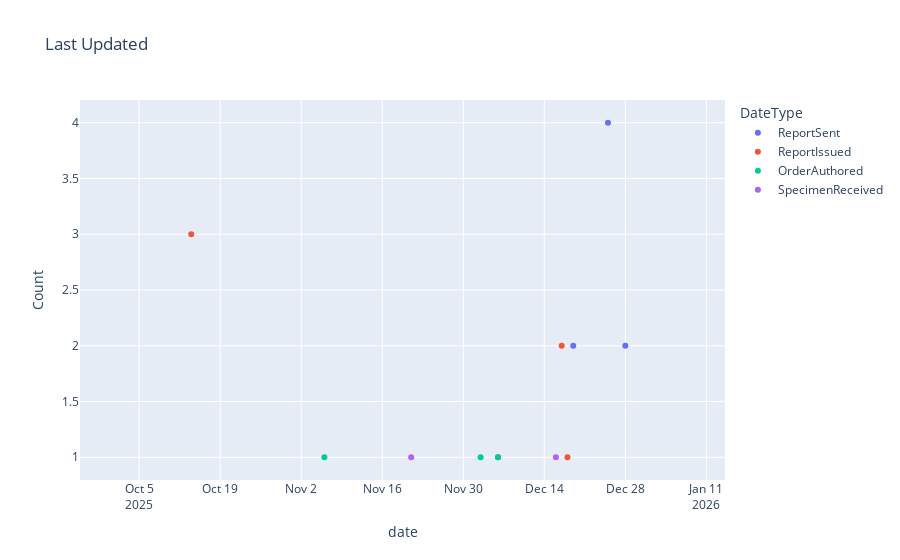
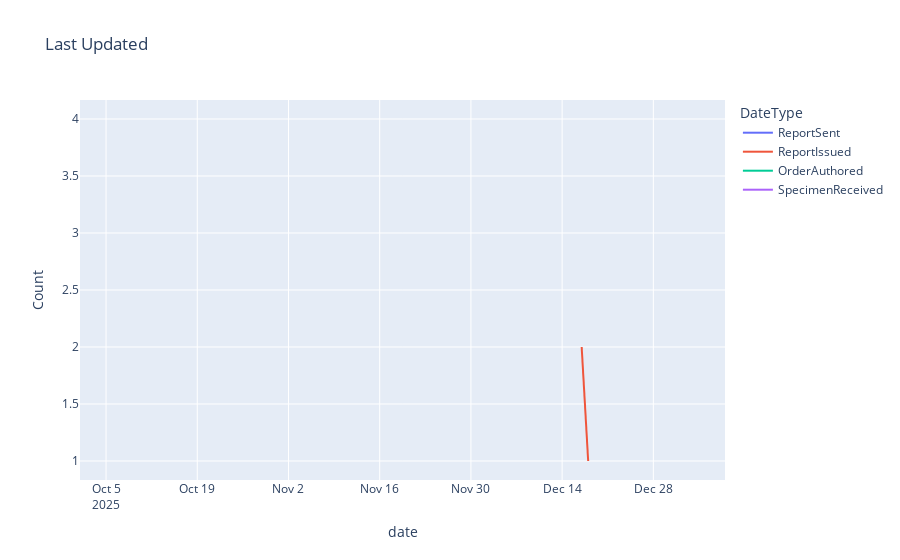

The code cell stored with these charts, in order, in its notebook:
### Code cell
dti = pd.date_range("2025-10-01", periods=100, freq="d").to_frame(index=False, name="date")
dti['date'] = dti['date'].dt.date

df['ReportSentDT'] = df['ReportLastUpdatedDate'].dt.date
df['ReportIssuedDT'] = df['ReportIssuedDate'].dt.date
df['OrderAuthoredDT'] = df['OrderAuthoredOnDate'].dt.date
df['SpecimenReceivedDT'] = df['SpecimenReceivedDate'].dt.date

dfA = df.groupby(['ReportSentDT']).size().reset_index(name='ReportSent')
dfB = df.groupby(['ReportIssuedDT']).size().reset_index(name='ReportIssued')
dfC = df.groupby(['OrderAuthoredDT']).size().reset_index(name='OrderAuthored')
dfD = df.groupby(['SpecimenReceivedDT']).size().reset_index(name='SpecimenReceived')

df_merged = pd.merge(dti, dfA, left_on='date', right_on='ReportSentDT', how='left')
df_merged = pd.merge(df_merged, dfB, left_on='date', right_on='ReportIssuedDT', how='left')
df_merged = pd.merge(df_merged, dfC, left_on='date', right_on='OrderAuthoredDT', how='left')
df_merged = pd.merge(df_merged, dfD, left_on='date', right_on='SpecimenReceivedDT', how='left')
df_merged.drop(columns=['ReportSentDT', 'ReportIssuedDT', 'OrderAuthoredDT','SpecimenReceivedDT'], inplace=True)

dfmelt = df_merged.melt(id_vars=["date"],
        var_name="DateType",
        value_name="Count")

#dfmelt = dfmelt.groupby(['date', 'Value', 'DateType']).size().reset_index(name='counts')

fig = px.scatter(dfmelt,x="date", y="Count", color="DateType",  title="Last Updated")
fig.show()

fig = px.line(dfmelt,x="date", y="Count", color="DateType",  title="Last Updated")
fig.show()

dfmelt

### Figure 1 — Plotly figure (JSON) as saved in the notebook; plotly's stock layout.template omitted (floating-point values rounded to 4 significant figures)
{"data": [{"hovertemplate": "DateType=ReportSent<br>date=%{x}<br>Count=%{y}<extra></extra>", "legendgroup": "ReportSent", "marker": {"color": "#636efa", "symbol": "circle"}, "mode": "markers", "name": "ReportSent", "orientation": "v", "showlegend": true, "x": ["2025-10-01", "2025-10-02", "2025-10-03", "2025-10-04", "2025-10-05", "2025-10-06", "2025-10-07", "2025-10-08", "2025-10-09", "2025-10-10", "2025-10-11", "2025-10-12", "2025-10-13", "2025-10-14", "2025-10-15", "2025-10-16", "2025-10-17", "2025-10-18", "2025-10-19", "2025-10-20", "2025-10-21", "2025-10-22", "2025-10-23", "2025-10-24", "2025-10-25", "2025-10-26", "2025-10-27", "2025-10-28", "2025-10-29", "2025-10-30", "2025-10-31", "2025-11-01", "2025-11-02", "2025-11-03", "2025-11-04", "2025-11-05", "2025-11-06", "2025-11-07", "2025-11-08", "2025-11-09", "2025-11-10", "2025-11-11", "2025-11-12", "2025-11-13", "2025-11-14", "2025-11-15", "2025-11-16", "2025-11-17", "2025-11-18", "2025-11-19", "2025-11-20", "2025-11-21", "2025-11-22", "2025-11-23", "2025-11-24", "2025-11-25", "2025-11-26", "2025-11-27", "2025-11-28", "2025-11-29", "2025-11-30", "2025-12-01", "2025-12-02", "2025-12-03", "2025-12-04", "2025-12-05", "2025-12-06", "2025-12-07", "2025-12-08", "2025-12-09", "2025-12-10", "2025-12-11", "2025-12-12", "2025-12-13", "2025-12-14", "2025-12-15", "2025-12-16", "2025-12-17", "2025-12-18", "2025-12-19", "2025-12-20", "2025-12-21", "2025-12-22", "2025-12-23", "2025-12-24", "2025-12-25", "2025-12-26", "2025-12-27", "2025-12-28", "2025-12-29", "2025-12-30", "2025-12-31", "2026-01-01", "2026-01-02", "2026-01-03", "2026-01-04", "2026-01-05", "2026-01-06", "2026-01-07", "2026-01-08"], "xaxis": "x", "y": [NaN, NaN, NaN, NaN, NaN, NaN, NaN, NaN, NaN, NaN, NaN, NaN, NaN, NaN, NaN, NaN, NaN, NaN, NaN, NaN, NaN, NaN, NaN, NaN, NaN, NaN, NaN, NaN, NaN, NaN, NaN, NaN, NaN, NaN, NaN, NaN, NaN, NaN, NaN, NaN, NaN, NaN, NaN, NaN, NaN, NaN, NaN, NaN, NaN, NaN, NaN, NaN, NaN, NaN, NaN, NaN, NaN, NaN, NaN, NaN, NaN, NaN, NaN, NaN, NaN, NaN, NaN, NaN, NaN, NaN, NaN, NaN, NaN, NaN, NaN, NaN, NaN, NaN, NaN, 2.0, NaN, NaN, NaN, NaN, NaN, 4.0, NaN, NaN, 2.0, NaN, NaN, NaN, NaN, NaN, NaN, NaN, NaN, NaN, NaN, NaN], "yaxis": "y", "type": "scatter"}, {"hovertemplate": "DateType=ReportIssued<br>date=%{x}<br>Count=%{y}<extra></extra>", "legendgroup": "ReportIssued", "marker": {"color": "#EF553B", "symbol": "circle"}, "mode": "markers", "name": "ReportIssued", "orientation": "v", "showlegend": true, "x": ["2025-10-01", "2025-10-02", "2025-10-03", "2025-10-04", "2025-10-05", "2025-10-06", "2025-10-07", "2025-10-08", "2025-10-09", "2025-10-10", "2025-10-11", "2025-10-12", "2025-10-13", "2025-10-14", "2025-10-15", "2025-10-16", "2025-10-17", "2025-10-18", "2025-10-19", "2025-10-20", "2025-10-21", "2025-10-22", "2025-10-23", "2025-10-24", "2025-10-25", "2025-10-26", "2025-10-27", "2025-10-28", "2025-10-29", "2025-10-30", "2025-10-31", "2025-11-01", "2025-11-02", "2025-11-03", "2025-11-04", "2025-11-05", "2025-11-06", "2025-11-07", "2025-11-08", "2025-11-09", "2025-11-10", "2025-11-11", "2025-11-12", "2025-11-13", "2025-11-14", "2025-11-15", "2025-11-16", "2025-11-17", "2025-11-18", "2025-11-19", "2025-11-20", "2025-11-21", "2025-11-22", "2025-11-23", "2025-11-24", "2025-11-25", "2025-11-26", "2025-11-27", "2025-11-28", "2025-11-29", "2025-11-30", "2025-12-01", "2025-12-02", "2025-12-03", "2025-12-04", "2025-12-05", "2025-12-06", "2025-12-07", "2025-12-08", "2025-12-09", "2025-12-10", "2025-12-11", "2025-12-12", "2025-12-13", "2025-12-14", "2025-12-15", "2025-12-16", "2025-12-17", "2025-12-18", "2025-12-19", "2025-12-20", "2025-12-21", "2025-12-22", "2025-12-23", "2025-12-24", "2025-12-25", "2025-12-26", "2025-12-27", "2025-12-28", "2025-12-29", "2025-12-30", "2025-12-31", "2026-01-01", "2026-01-02", "2026-01-03", "2026-01-04", "2026-01-05", "2026-01-06", "2026-01-07", "2026-01-08"], "xaxis": "x", "y": [NaN, NaN, NaN, NaN, NaN, NaN, NaN, NaN, NaN, NaN, NaN, NaN, NaN, 3.0, NaN, NaN, NaN, NaN, NaN, NaN, NaN, NaN, NaN, NaN, NaN, NaN, NaN, NaN, NaN, NaN, NaN, NaN, NaN, NaN, NaN, NaN, NaN, NaN, NaN, NaN, NaN, NaN, NaN, NaN, NaN, NaN, NaN, NaN, NaN, NaN, NaN, NaN, NaN, NaN, NaN, NaN, NaN, NaN, NaN, NaN, NaN, NaN, NaN, NaN, NaN, NaN, 1.0, NaN, NaN, NaN, NaN, NaN, NaN, NaN, NaN, NaN, NaN, 2.0, 1.0, NaN, NaN, NaN, NaN, NaN, NaN, NaN, NaN, NaN, NaN, NaN, NaN, NaN, NaN, NaN, NaN, NaN, NaN, NaN, NaN, NaN], "yaxis": "y", "type": "scatter"}, {"hovertemplate": "DateType=OrderAuthored<br>date=%{x}<br>Count=%{y}<extra></extra>", "legendgroup": "OrderAuthored", "marker": {"color": "#00cc96", "symbol": "circle"}, "mode": "markers", "name": "OrderAuthored", "orientation": "v", "showlegend": true, "x": ["2025-10-01", "2025-10-02", "2025-10-03", "2025-10-04", "2025-10-05", "2025-10-06", "2025-10-07", "2025-10-08", "2025-10-09", "2025-10-10", "2025-10-11", "2025-10-12", "2025-10-13", "2025-10-14", "2025-10-15", "2025-10-16", "2025-10-17", "2025-10-18", "2025-10-19", "2025-10-20", "2025-10-21", "2025-10-22", "2025-10-23", "2025-10-24", "2025-10-25", "2025-10-26", "2025-10-27", "2025-10-28", "2025-10-29", "2025-10-30", "2025-10-31", "2025-11-01", "2025-11-02", "2025-11-03", "2025-11-04", "2025-11-05", "2025-11-06", "2025-11-07", "2025-11-08", "2025-11-09", "2025-11-10", "2025-11-11", "2025-11-12", "2025-11-13", "2025-11-14", "2025-11-15", "2025-11-16", "2025-11-17", "2025-11-18", "2025-11-19", "2025-11-20", "2025-11-21", "2025-11-22", "2025-11-23", "2025-11-24", "2025-11-25", "2025-11-26", "2025-11-27", "2025-11-28", "2025-11-29", "2025-11-30", "2025-12-01", "2025-12-02", "2025-12-03", "2025-12-04", "2025-12-05", "2025-12-06", "2025-12-07", "2025-12-08", "2025-12-09", "2025-12-10", "2025-12-11", "2025-12-12", "2025-12-13", "2025-12-14", "2025-12-15", "2025-12-16", "2025-12-17", "2025-12-18", "2025-12-19", "2025-12-20", "2025-12-21", "2025-12-22", "2025-12-23", "2025-12-24", "2025-12-25", "2025-12-26", "2025-12-27", "2025-12-28", "2025-12-29", "2025-12-30", "2025-12-31", "2026-01-01", "2026-01-02", "2026-01-03", "2026-01-04", "2026-01-05", "2026-01-06", "2026-01-07", "2026-01-08"], "xaxis": "x", "y": [NaN, NaN, NaN, NaN, NaN, NaN, NaN, NaN, NaN, NaN, NaN, NaN, NaN, NaN, NaN, NaN, NaN, NaN, NaN, NaN, NaN, NaN, NaN, NaN, NaN, NaN, NaN, NaN, NaN, NaN, NaN, NaN, NaN, NaN, NaN, NaN, 1.0, NaN, NaN, NaN, NaN, NaN, NaN, NaN, NaN, NaN, NaN, NaN, NaN, NaN, NaN, NaN, NaN, NaN, NaN, NaN, NaN, NaN, NaN, NaN, NaN, NaN, NaN, 1.0, NaN, NaN, 1.0, NaN, NaN, NaN, NaN, NaN, NaN, NaN, NaN, NaN, NaN, NaN, NaN, NaN, NaN, NaN, NaN, NaN, NaN, NaN, NaN, NaN, NaN, NaN, NaN, NaN, NaN, NaN, NaN, NaN, NaN, NaN, NaN, NaN], "yaxis": "y", "type": "scatter"}, {"hovertemplate": "DateType=SpecimenReceived<br>date=%{x}<br>Count=%{y}<extra></extra>", "legendgroup": "SpecimenReceived", "marker": {"color": "#ab63fa", "symbol": "circle"}, "mode": "markers", "name": "SpecimenReceived", "orientation": "v", "showlegend": true, "x": ["2025-10-01", "2025-10-02", "2025-10-03", "2025-10-04", "2025-10-05", "2025-10-06", "2025-10-07", "2025-10-08", "2025-10-09", "2025-10-10", "2025-10-11", "2025-10-12", "2025-10-13", "2025-10-14", "2025-10-15", "2025-10-16", "2025-10-17", "2025-10-18", "2025-10-19", "2025-10-20", "2025-10-21", "2025-10-22", "2025-10-23", "2025-10-24", "2025-10-25", "2025-10-26", "2025-10-27", "2025-10-28", "2025-10-29", "2025-10-30", "2025-10-31", "2025-11-01", "2025-11-02", "2025-11-03", "2025-11-04", "2025-11-05", "2025-11-06", "2025-11-07", "2025-11-08", "2025-11-09", "2025-11-10", "2025-11-11", "2025-11-12", "2025-11-13", "2025-11-14", "2025-11-15", "2025-11-16", "2025-11-17", "2025-11-18", "2025-11-19", "2025-11-20", "2025-11-21", "2025-11-22", "2025-11-23", "2025-11-24", "2025-11-25", "2025-11-26", "2025-11-27", "2025-11-28", "2025-11-29", "2025-11-30", "2025-12-01", "2025-12-02", "2025-12-03", "2025-12-04", "2025-12-05", "2025-12-06", "2025-12-07", "2025-12-08", "2025-12-09", "2025-12-10", "2025-12-11", "2025-12-12", "2025-12-13", "2025-12-14", "2025-12-15", "2025-12-16", "2025-12-17", "2025-12-18", "2025-12-19", "2025-12-20", "2025-12-21", "2025-12-22", "2025-12-23", "2025-12-24", "2025-12-25", "2025-12-26", "2025-12-27", "2025-12-28", "2025-12-29", "2025-12-30", "2025-12-31", "2026-01-01", "2026-01-02", "2026-01-03", "2026-01-04", "2026-01-05", "2026-01-06", "2026-01-07", "2026-01-08"], "xaxis": "x", "y": [NaN, NaN, NaN, NaN, NaN, NaN, NaN, NaN, NaN, NaN, NaN, NaN, NaN, NaN, NaN, NaN, NaN, NaN, NaN, NaN, NaN, NaN, NaN, NaN, NaN, NaN, NaN, NaN, NaN, NaN, NaN, NaN, NaN, NaN, NaN, NaN, NaN, NaN, NaN, NaN, NaN, NaN, NaN, NaN, NaN, NaN, NaN, NaN, NaN, NaN, NaN, 1.0, NaN, NaN, NaN, NaN, NaN, NaN, NaN, NaN, NaN, NaN, NaN, NaN, NaN, NaN, NaN, NaN, NaN, NaN, NaN, NaN, NaN, NaN, NaN, NaN, 1.0, NaN, NaN, NaN, NaN, NaN, NaN, NaN, NaN, NaN, NaN, NaN, NaN, NaN, NaN, NaN, NaN, NaN, NaN, NaN, NaN, NaN, NaN, NaN], "yaxis": "y", "type": "scatter"}], "layout": {"xaxis": {"anchor": "y", "domain": [0.0, 1.0], "title": {"text": "date"}}, "yaxis": {"anchor": "x", "domain": [0.0, 1.0], "title": {"text": "Count"}}, "legend": {"title": {"text": "DateType"}, "tracegroupgap": 0}, "title": {"text": "Last Updated"}}}

### Figure 2 — Plotly figure (JSON) as saved in the notebook; plotly's stock layout.template omitted (floating-point values rounded to 4 significant figures)
{"data": [{"hovertemplate": "DateType=ReportSent<br>date=%{x}<br>Count=%{y}<extra></extra>", "legendgroup": "ReportSent", "line": {"color": "#636efa", "dash": "solid"}, "marker": {"symbol": "circle"}, "mode": "lines", "name": "ReportSent", "orientation": "v", "showlegend": true, "x": ["2025-10-01", "2025-10-02", "2025-10-03", "2025-10-04", "2025-10-05", "2025-10-06", "2025-10-07", "2025-10-08", "2025-10-09", "2025-10-10", "2025-10-11", "2025-10-12", "2025-10-13", "2025-10-14", "2025-10-15", "2025-10-16", "2025-10-17", "2025-10-18", "2025-10-19", "2025-10-20", "2025-10-21", "2025-10-22", "2025-10-23", "2025-10-24", "2025-10-25", "2025-10-26", "2025-10-27", "2025-10-28", "2025-10-29", "2025-10-30", "2025-10-31", "2025-11-01", "2025-11-02", "2025-11-03", "2025-11-04", "2025-11-05", "2025-11-06", "2025-11-07", "2025-11-08", "2025-11-09", "2025-11-10", "2025-11-11", "2025-11-12", "2025-11-13", "2025-11-14", "2025-11-15", "2025-11-16", "2025-11-17", "2025-11-18", "2025-11-19", "2025-11-20", "2025-11-21", "2025-11-22", "2025-11-23", "2025-11-24", "2025-11-25", "2025-11-26", "2025-11-27", "2025-11-28", "2025-11-29", "2025-11-30", "2025-12-01", "2025-12-02", "2025-12-03", "2025-12-04", "2025-12-05", "2025-12-06", "2025-12-07", "2025-12-08", "2025-12-09", "2025-12-10", "2025-12-11", "2025-12-12", "2025-12-13", "2025-12-14", "2025-12-15", "2025-12-16", "2025-12-17", "2025-12-18", "2025-12-19", "2025-12-20", "2025-12-21", "2025-12-22", "2025-12-23", "2025-12-24", "2025-12-25", "2025-12-26", "2025-12-27", "2025-12-28", "2025-12-29", "2025-12-30", "2025-12-31", "2026-01-01", "2026-01-02", "2026-01-03", "2026-01-04", "2026-01-05", "2026-01-06", "2026-01-07", "2026-01-08"], "xaxis": "x", "y": [NaN, NaN, NaN, NaN, NaN, NaN, NaN, NaN, NaN, NaN, NaN, NaN, NaN, NaN, NaN, NaN, NaN, NaN, NaN, NaN, NaN, NaN, NaN, NaN, NaN, NaN, NaN, NaN, NaN, NaN, NaN, NaN, NaN, NaN, NaN, NaN, NaN, NaN, NaN, NaN, NaN, NaN, NaN, NaN, NaN, NaN, NaN, NaN, NaN, NaN, NaN, NaN, NaN, NaN, NaN, NaN, NaN, NaN, NaN, NaN, NaN, NaN, NaN, NaN, NaN, NaN, NaN, NaN, NaN, NaN, NaN, NaN, NaN, NaN, NaN, NaN, NaN, NaN, NaN, 2.0, NaN, NaN, NaN, NaN, NaN, 4.0, NaN, NaN, 2.0, NaN, NaN, NaN, NaN, NaN, NaN, NaN, NaN, NaN, NaN, NaN], "yaxis": "y", "type": "scatter"}, {"hovertemplate": "DateType=ReportIssued<br>date=%{x}<br>Count=%{y}<extra></extra>", "legendgroup": "ReportIssued", "line": {"color": "#EF553B", "dash": "solid"}, "marker": {"symbol": "circle"}, "mode": "lines", "name": "ReportIssued", "orientation": "v", "showlegend": true, "x": ["2025-10-01", "2025-10-02", "2025-10-03", "2025-10-04", "2025-10-05", "2025-10-06", "2025-10-07", "2025-10-08", "2025-10-09", "2025-10-10", "2025-10-11", "2025-10-12", "2025-10-13", "2025-10-14", "2025-10-15", "2025-10-16", "2025-10-17", "2025-10-18", "2025-10-19", "2025-10-20", "2025-10-21", "2025-10-22", "2025-10-23", "2025-10-24", "2025-10-25", "2025-10-26", "2025-10-27", "2025-10-28", "2025-10-29", "2025-10-30", "2025-10-31", "2025-11-01", "2025-11-02", "2025-11-03", "2025-11-04", "2025-11-05", "2025-11-06", "2025-11-07", "2025-11-08", "2025-11-09", "2025-11-10", "2025-11-11", "2025-11-12", "2025-11-13", "2025-11-14", "2025-11-15", "2025-11-16", "2025-11-17", "2025-11-18", "2025-11-19", "2025-11-20", "2025-11-21", "2025-11-22", "2025-11-23", "2025-11-24", "2025-11-25", "2025-11-26", "2025-11-27", "2025-11-28", "2025-11-29", "2025-11-30", "2025-12-01", "2025-12-02", "2025-12-03", "2025-12-04", "2025-12-05", "2025-12-06", "2025-12-07", "2025-12-08", "2025-12-09", "2025-12-10", "2025-12-11", "2025-12-12", "2025-12-13", "2025-12-14", "2025-12-15", "2025-12-16", "2025-12-17", "2025-12-18", "2025-12-19", "2025-12-20", "2025-12-21", "2025-12-22", "2025-12-23", "2025-12-24", "2025-12-25", "2025-12-26", "2025-12-27", "2025-12-28", "2025-12-29", "2025-12-30", "2025-12-31", "2026-01-01", "2026-01-02", "2026-01-03", "2026-01-04", "2026-01-05", "2026-01-06", "2026-01-07", "2026-01-08"], "xaxis": "x", "y": [NaN, NaN, NaN, NaN, NaN, NaN, NaN, NaN, NaN, NaN, NaN, NaN, NaN, 3.0, NaN, NaN, NaN, NaN, NaN, NaN, NaN, NaN, NaN, NaN, NaN, NaN, NaN, NaN, NaN, NaN, NaN, NaN, NaN, NaN, NaN, NaN, NaN, NaN, NaN, NaN, NaN, NaN, NaN, NaN, NaN, NaN, NaN, NaN, NaN, NaN, NaN, NaN, NaN, NaN, NaN, NaN, NaN, NaN, NaN, NaN, NaN, NaN, NaN, NaN, NaN, NaN, 1.0, NaN, NaN, NaN, NaN, NaN, NaN, NaN, NaN, NaN, NaN, 2.0, 1.0, NaN, NaN, NaN, NaN, NaN, NaN, NaN, NaN, NaN, NaN, NaN, NaN, NaN, NaN, NaN, NaN, NaN, NaN, NaN, NaN, NaN], "yaxis": "y", "type": "scatter"}, {"hovertemplate": "DateType=OrderAuthored<br>date=%{x}<br>Count=%{y}<extra></extra>", "legendgroup": "OrderAuthored", "line": {"color": "#00cc96", "dash": "solid"}, "marker": {"symbol": "circle"}, "mode": "lines", "name": "OrderAuthored", "orientation": "v", "showlegend": true, "x": ["2025-10-01", "2025-10-02", "2025-10-03", "2025-10-04", "2025-10-05", "2025-10-06", "2025-10-07", "2025-10-08", "2025-10-09", "2025-10-10", "2025-10-11", "2025-10-12", "2025-10-13", "2025-10-14", "2025-10-15", "2025-10-16", "2025-10-17", "2025-10-18", "2025-10-19", "2025-10-20", "2025-10-21", "2025-10-22", "2025-10-23", "2025-10-24", "2025-10-25", "2025-10-26", "2025-10-27", "2025-10-28", "2025-10-29", "2025-10-30", "2025-10-31", "2025-11-01", "2025-11-02", "2025-11-03", "2025-11-04", "2025-11-05", "2025-11-06", "2025-11-07", "2025-11-08", "2025-11-09", "2025-11-10", "2025-11-11", "2025-11-12", "2025-11-13", "2025-11-14", "2025-11-15", "2025-11-16", "2025-11-17", "2025-11-18", "2025-11-19", "2025-11-20", "2025-11-21", "2025-11-22", "2025-11-23", "2025-11-24", "2025-11-25", "2025-11-26", "2025-11-27", "2025-11-28", "2025-11-29", "2025-11-30", "2025-12-01", "2025-12-02", "2025-12-03", "2025-12-04", "2025-12-05", "2025-12-06", "2025-12-07", "2025-12-08", "2025-12-09", "2025-12-10", "2025-12-11", "2025-12-12", "2025-12-13", "2025-12-14", "2025-12-15", "2025-12-16", "2025-12-17", "2025-12-18", "2025-12-19", "2025-12-20", "2025-12-21", "2025-12-22", "2025-12-23", "2025-12-24", "2025-12-25", "2025-12-26", "2025-12-27", "2025-12-28", "2025-12-29", "2025-12-30", "2025-12-31", "2026-01-01", "2026-01-02", "2026-01-03", "2026-01-04", "2026-01-05", "2026-01-06", "2026-01-07", "2026-01-08"], "xaxis": "x", "y": [NaN, NaN, NaN, NaN, NaN, NaN, NaN, NaN, NaN, NaN, NaN, NaN, NaN, NaN, NaN, NaN, NaN, NaN, NaN, NaN, NaN, NaN, NaN, NaN, NaN, NaN, NaN, NaN, NaN, NaN, NaN, NaN, NaN, NaN, NaN, NaN, 1.0, NaN, NaN, NaN, NaN, NaN, NaN, NaN, NaN, NaN, NaN, NaN, NaN, NaN, NaN, NaN, NaN, NaN, NaN, NaN, NaN, NaN, NaN, NaN, NaN, NaN, NaN, 1.0, NaN, NaN, 1.0, NaN, NaN, NaN, NaN, NaN, NaN, NaN, NaN, NaN, NaN, NaN, NaN, NaN, NaN, NaN, NaN, NaN, NaN, NaN, NaN, NaN, NaN, NaN, NaN, NaN, NaN, NaN, NaN, NaN, NaN, NaN, NaN, NaN], "yaxis": "y", "type": "scatter"}, {"hovertemplate": "DateType=SpecimenReceived<br>date=%{x}<br>Count=%{y}<extra></extra>", "legendgroup": "SpecimenReceived", "line": {"color": "#ab63fa", "dash": "solid"}, "marker": {"symbol": "circle"}, "mode": "lines", "name": "SpecimenReceived", "orientation": "v", "showlegend": true, "x": ["2025-10-01", "2025-10-02", "2025-10-03", "2025-10-04", "2025-10-05", "2025-10-06", "2025-10-07", "2025-10-08", "2025-10-09", "2025-10-10", "2025-10-11", "2025-10-12", "2025-10-13", "2025-10-14", "2025-10-15", "2025-10-16", "2025-10-17", "2025-10-18", "2025-10-19", "2025-10-20", "2025-10-21", "2025-10-22", "2025-10-23", "2025-10-24", "2025-10-25", "2025-10-26", "2025-10-27", "2025-10-28", "2025-10-29", "2025-10-30", "2025-10-31", "2025-11-01", "2025-11-02", "2025-11-03", "2025-11-04", "2025-11-05", "2025-11-06", "2025-11-07", "2025-11-08", "2025-11-09", "2025-11-10", "2025-11-11", "2025-11-12", "2025-11-13", "2025-11-14", "2025-11-15", "2025-11-16", "2025-11-17", "2025-11-18", "2025-11-19", "2025-11-20", "2025-11-21", "2025-11-22", "2025-11-23", "2025-11-24", "2025-11-25", "2025-11-26", "2025-11-27", "2025-11-28", "2025-11-29", "2025-11-30", "2025-12-01", "2025-12-02", "2025-12-03", "2025-12-04", "2025-12-05", "2025-12-06", "2025-12-07", "2025-12-08", "2025-12-09", "2025-12-10", "2025-12-11", "2025-12-12", "2025-12-13", "2025-12-14", "2025-12-15", "2025-12-16", "2025-12-17", "2025-12-18", "2025-12-19", "2025-12-20", "2025-12-21", "2025-12-22", "2025-12-23", "2025-12-24", "2025-12-25", "2025-12-26", "2025-12-27", "2025-12-28", "2025-12-29", "2025-12-30", "2025-12-31", "2026-01-01", "2026-01-02", "2026-01-03", "2026-01-04", "2026-01-05", "2026-01-06", "2026-01-07", "2026-01-08"], "xaxis": "x", "y": [NaN, NaN, NaN, NaN, NaN, NaN, NaN, NaN, NaN, NaN, NaN, NaN, NaN, NaN, NaN, NaN, NaN, NaN, NaN, NaN, NaN, NaN, NaN, NaN, NaN, NaN, NaN, NaN, NaN, NaN, NaN, NaN, NaN, NaN, NaN, NaN, NaN, NaN, NaN, NaN, NaN, NaN, NaN, NaN, NaN, NaN, NaN, NaN, NaN, NaN, NaN, 1.0, NaN, NaN, NaN, NaN, NaN, NaN, NaN, NaN, NaN, NaN, NaN, NaN, NaN, NaN, NaN, NaN, NaN, NaN, NaN, NaN, NaN, NaN, NaN, NaN, 1.0, NaN, NaN, NaN, NaN, NaN, NaN, NaN, NaN, NaN, NaN, NaN, NaN, NaN, NaN, NaN, NaN, NaN, NaN, NaN, NaN, NaN, NaN, NaN], "yaxis": "y", "type": "scatter"}], "layout": {"xaxis": {"anchor": "y", "domain": [0.0, 1.0], "title": {"text": "date"}}, "yaxis": {"anchor": "x", "domain": [0.0, 1.0], "title": {"text": "Count"}}, "legend": {"title": {"text": "DateType"}, "tracegroupgap": 0}, "title": {"text": "Last Updated"}}}
